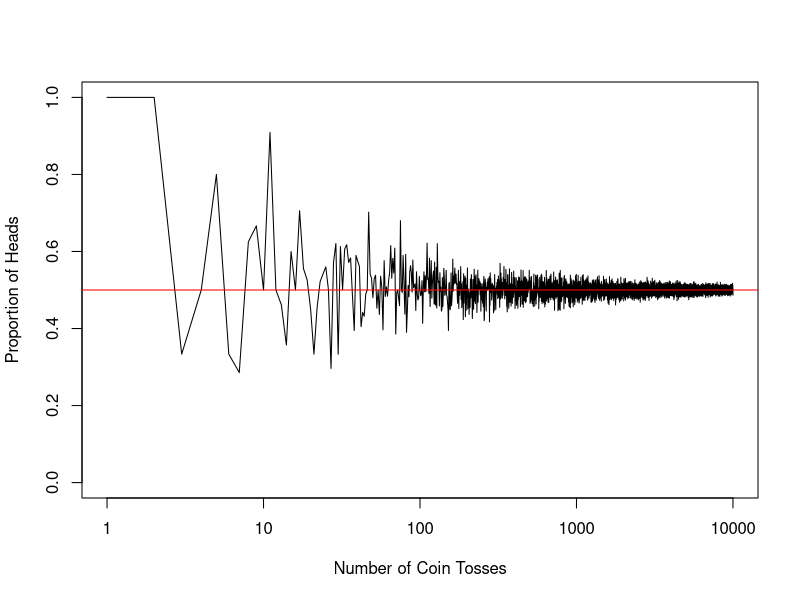

This figure's R source:
## ---- chunk 1
sample.fun <- function (i) sample(c("H", "T"), size=i, replace=TRUE)
num.tosses <- 1:10000
res <- sapply(num.tosses, sample.fun)
freqH <- unlist(lapply(res, function (x) sum(x == "H")/length(x)))
plot(num.tosses, freqH, type ="l", ylim=c(0, 1), log="x", ylab="Proportion of Heads",
     xlab="Number of Coin Tosses")
abline(h=0.5, col="red")
